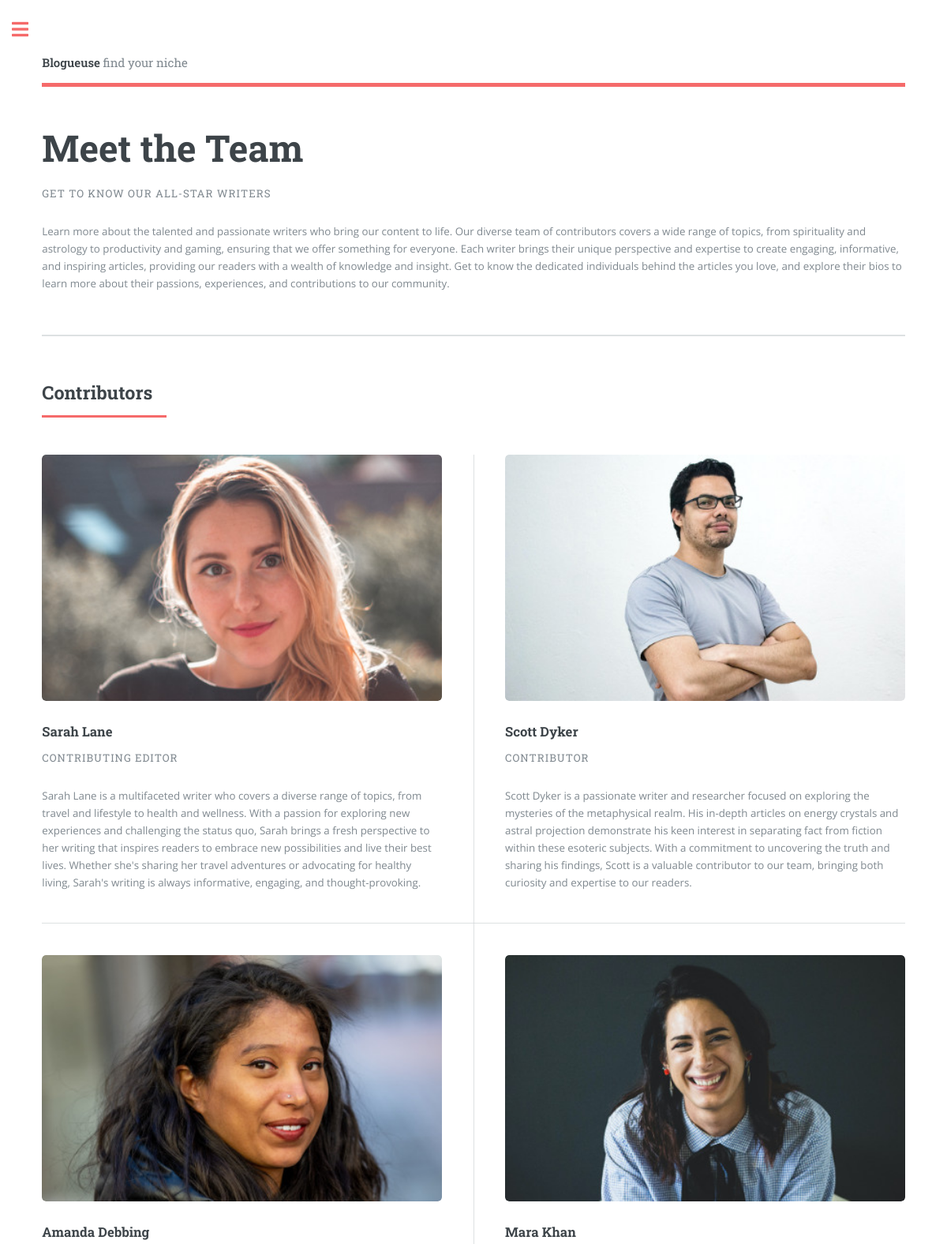
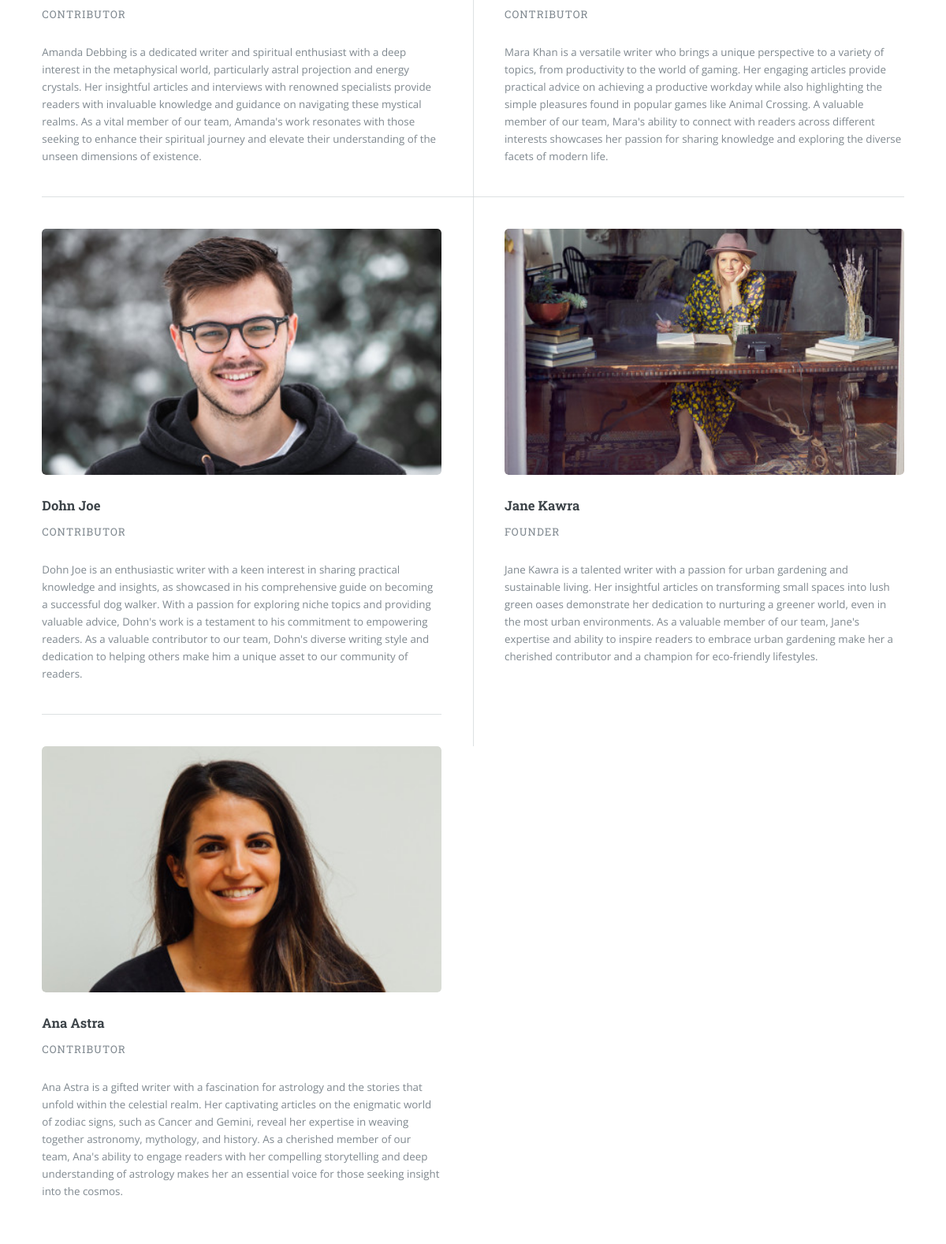
/about, run on the app's committed database (2 pictures, top to bottom).
### tables this page shows
CREATE TABLE Author (
        id INTEGER PRIMARY KEY,
        name TEXT NOT NULL,
        role TEXT,
        bio TEXT
    );

### controllers/home.py (the view)
@home_blueprint.route('/about')
def about():
    authors = BusinessLogicLayer.businesslogic.getauthors()
    searchform = SearchForm()
    spotlight = get_spotlight_posts()
    return render_template('/about.html', authors=authors, spotlight_topic = spotlight['topic'].name, spotlight_posts = spotlight['posts'],  searchform = searchform)

### BusinessLogicLayer/businesslogic.py (called while the page is built)
def populate_post_tags_and_author(post):
    tags = []
    posttags = DataAccessLayer.dataaccess.get_post_tags_by_postid(post.id)
    for posttag in posttags:
        tagid = int(posttag['tagid'])
        tag = DataAccessLayer.dataaccess.get_tags_by_id(tagid)
        tags.append(tag)
    post.addtags(tags)
    author = DataAccessLayer.dataaccess.get_authors(post.authorid)
    post.addauthor(author)

def getposts(id=None):
    posts = DataAccessLayer.dataaccess.get_posts(id)
    if(id):
        populate_post_tags_and_author(posts)
    else:
        for post in posts:
            populate_post_tags_and_author(post)
    return posts

def get_posts_by_tag(tagid):
    posttags = DataAccessLayer.dataaccess.get_post_tags_by_tagid(tagid)
    posts = []
    for posttag in posttags:
        postid = int(posttag['postid'])
        post = getposts(postid)
        posts.append(post)
    return posts

def getauthors(id=None):
    return DataAccessLayer.dataaccess.get_authors(id)

def gettags(tagid=None):
    return DataAccessLayer.dataaccess.get_tags_by_id(tagid)

### DataAccessLayer/dataaccess.py (called while the page is built)
def get_authors(author_id=None):
    c = sqlite3.connect(dbname).cursor()
    if author_id:
        c.execute("SELECT id, name, role, bio FROM Author WHERE id=?", (author_id,))
        row = c.fetchone()
        if row is None:
            return None
        return Author(row[0], row[1], row[2], row[3])
    else:
        c.execute("SELECT id, name, role, bio FROM Author")
        rows = c.fetchall()
        return [Author(row[0], row[1], row[2], row[3]) for row in rows]

def get_posts(post_id=None):
    c = sqlite3.connect(dbname).cursor()
    if post_id:
        c.execute("SELECT id, authorid, title, preview, content, created_utc FROM Post WHERE id=?", (post_id,))
        row = c.fetchone()
        if row is None:
            return None
        return Post(id=row[0], authorid=row[1], title=row[2], preview=row[3], content=row[4], created_utc=row[5], tags=None, comments=None, author=None)
    else:
        c.execute("SELECT id, authorid, title, preview, content, created_utc FROM Post")
        rows = c.fetchall()
        return [Post(id=row[0], authorid=row[1], title=row[2], preview=row[3], content=row[4], created_utc=row[5], tags=None, comments=None, author=None) for row in rows]

### models/Post.py (called while the page is built)
    def addtags(self, tags):
        self.tags = tags

    def addauthor(self, author):
        self.author = author

### templates/about.html (shortened to what this page needs)
<!DOCTYPE HTML>
<html>
	<head>
		<link rel="stylesheet" href="{{ url_for('static', filename='assets/css/main.css') }}">
	</head>
	<body class="is-preload">
			<div id="wrapper">
					<div id="main">
						<div class="inner">
								<header id="header">
									<a href="{{ url_for('home.index') }}" class="logo"><strong>Blogueuse</strong> find your niche</a>
								</header>
								<section id="banner">
									<div class="content">
										<header>
											<h1>Meet the Team</h1>
											<p>Get to know our all-star writers</p>
										</header>
										<p>Learn more about the talented and passionate writers who bring our content to life. Our diverse team of contributors covers a wide range of topics, from spirituality and astrology to productivity and gaming, ensuring that we offer something for everyone. Each writer brings their unique perspective and expertise to create engaging, informative, and inspiring articles, providing our readers with a wealth of knowledge and insight. Get to know the dedicated individuals behind the articles you love, and explore their bios to learn more about their passions, experiences, and contributions to our community.</p>
									</div>
								</section>
								<section>
									<header class="major">
										<h2>Contributors</h2>
									</header>
									<div class="posts">
									{% for author in authors %}
									<article>
										<a href="#" class="image"><img src="{{ url_for('static', filename='images/author/' ~ author.name.replace(' ', '_') ~ '.jpg') }}" alt="" /></a>
										<header>
											<h3>{{ author.name }}</h3>
											<p>{{author.role}}</p>
										</header>
										<p>{{ author.bio }}</p>
									</article>
									{% endfor %}
									</div>
								</section>
						</div>
					</div>
			</div>
	</body>
</html>

### data on the page
Author: shows a picture, name "Sarah Lane", role "CONTRIBUTING EDITOR", bio "Sarah Lane is a multifaceted writer who covers a diverse range of topics, from travel and lifestyle to health and wellness. With a passion for exploring new experiences and challenging the status quo, Sarah brings a fresh perspective to her writing that inspires readers to embrace new possibilities and live their best lives. Whether she's sharing her travel adventures or advocating for healthy living, Sarah's writing is always informative, engaging, and thought-provoking."
Author: shows a picture, name "Scott Dyker", role "CONTRIBUTOR", bio "Scott Dyker is a passionate writer and researcher focused on exploring the mysteries of the metaphysical realm. His in-depth articles on energy crystals and astral projection demonstrate his keen interest in separating fact from fiction within these esoteric subjects. With a commitment to uncovering the truth and sharing his findings, Scott is a valuable contributor to our team, bringing both curiosity and expertise to our readers."
Author: shows a picture, name "Amanda Debbing", role "CONTRIBUTOR", bio "Amanda Debbing is a dedicated writer and spiritual enthusiast with a deep interest in the metaphysical world, particularly astral projection and energy crystals. Her insightful articles and interviews with renowned specialists provide readers with invaluable knowledge and guidance on navigating these mystical realms. As a vital member of our team, Amanda's work resonates with those seeking to enhance their spiritual journey and elevate their understanding of the unseen dimensions of existence."
Author: shows a picture, name "Mara Khan", role "CONTRIBUTOR", bio "Mara Khan is a versatile writer who brings a unique perspective to a variety of topics, from productivity to the world of gaming. Her engaging articles provide practical advice on achieving a productive workday while also highlighting the simple pleasures found in popular games like Animal Crossing. A valuable member of our team, Mara's ability to connect with readers across different interests showcases her passion for sharing knowledge and exploring the diverse facets of modern life."
Author: shows a picture, name "Dohn Joe", role "CONTRIBUTOR", bio "Dohn Joe is an enthusiastic writer with a keen interest in sharing practical knowledge and insights, as showcased in his comprehensive guide on becoming a successful dog walker. With a passion for exploring niche topics and providing valuable advice, Dohn's work is a testament to his commitment to empowering readers. As a valuable contributor to our team, Dohn's diverse writing style and dedication to helping others make him a unique asset to our community of readers."
Author: shows a picture, name "Jane Kawra", role "FOUNDER", bio "Jane Kawra is a talented writer with a passion for urban gardening and sustainable living. Her insightful articles on transforming small spaces into lush green oases demonstrate her dedication to nurturing a greener world, even in the most urban environments. As a valuable member of our team, Jane's expertise and ability to inspire readers to embrace urban gardening make her a cherished contributor and a champion for eco-friendly lifestyles."
Author: shows a picture, name "Ana Astra", role "CONTRIBUTOR", bio "Ana Astra is a gifted writer with a fascination for astrology and the stories that unfold within the celestial realm. Her captivating articles on the enigmatic world of zodiac signs, such as Cancer and Gemini, reveal her expertise in weaving together astronomy, mythology, and history. As a cherished member of our team, Ana's ability to engage readers with her compelling storytelling and deep understanding of astrology makes her an essential voice for those seeking insight into the cosmos."
